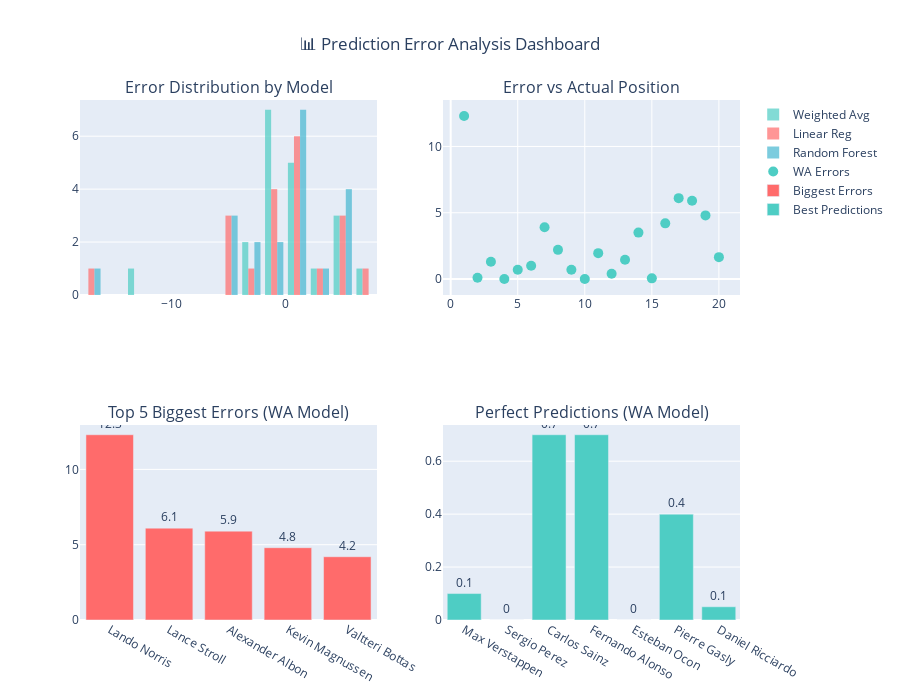

Notebook source saved alongside this figure:
### Markdown cell above
## 📊 Error Analysis Dashboard

### Code cell
# Error analysis
def create_error_analysis():
    fig = make_subplots(
        rows=2, cols=2,
        subplot_titles=(
            'Error Distribution by Model',
            'Error vs Actual Position', 
            'Top 5 Biggest Errors (WA Model)',
            'Perfect Predictions (WA Model)'
        )
    )
    
    # Error distribution
    models = ['pred_weighted_avg', 'pred_linear_reg', 'pred_random_forest']
    model_names = ['Weighted Avg', 'Linear Reg', 'Random Forest']
    colors = ['#4ECDC4', '#FF6B6B', '#45B7D1']
    
    for i, (model, name, color) in enumerate(zip(models, model_names, colors)):
        errors = predictions['actual_position'] - predictions[model]
        fig.add_trace(
            go.Histogram(x=errors, name=name, opacity=0.7, marker_color=color),
            row=1, col=1
        )
    
    # Error vs position (Weighted Average)
    wa_errors = abs(predictions['actual_position'] - predictions['pred_weighted_avg'])
    fig.add_trace(
        go.Scatter(
            x=predictions['actual_position'],
            y=wa_errors,
            mode='markers',
            marker=dict(size=10, color='#4ECDC4'),
            text=predictions['driver_name'],
            name='WA Errors'
        ),
        row=1, col=2
    )
    
    # Top 5 biggest errors
    biggest_errors = predictions.nlargest(5, 'WA_Error')
    fig.add_trace(
        go.Bar(
            x=biggest_errors['driver_name'],
            y=biggest_errors['WA_Error'],
            marker_color='#FF6B6B',
            text=biggest_errors['WA_Error'].round(1),
            textposition='outside',
            name='Biggest Errors'
        ),
        row=2, col=1
    )
    
    # Perfect/near-perfect predictions
    good_predictions = predictions[predictions['WA_Error'] <= 1]
    fig.add_trace(
        go.Bar(
            x=good_predictions['driver_name'],
            y=good_predictions['WA_Error'],
            marker_color='#4ECDC4',
            text=good_predictions['WA_Error'].round(1),
            textposition='outside',
            name='Best Predictions'
        ),
        row=2, col=2
    )
    
    fig.update_layout(
        height=700,
        title_text="📊 Prediction Error Analysis Dashboard",
        title_x=0.5,
        showlegend=True
    )
    
    return fig

# Add error columns
predictions['WA_Error'] = abs(predictions['actual_position'] - predictions['pred_weighted_avg'])
predictions['LR_Error'] = abs(predictions['actual_position'] - predictions['pred_linear_reg'])
predictions['RF_Error'] = abs(predictions['actual_position'] - predictions['pred_random_forest'])

error_fig = create_error_analysis()
error_fig.show()

### Figure 1 — Plotly figure (JSON) as saved in the notebook; plotly's stock layout.template omitted (floating-point values rounded to 4 significant figures)
{"data": [{"marker": {"color": "#4ECDC4"}, "name": "Weighted Avg", "opacity": 0.7, "type": "histogram", "x": [-12.3, 0.1, -1.3, 0.0, 0.7, -1.0, -3.9, 2.2, -0.7, 0.0, -1.95, -0.4, -1.45, -3.5, -0.05, 4.2, 6.1, 5.9, 4.8, 1.65], "xaxis": "x", "yaxis": "y"}, {"marker": {"color": "#FF6B6B"}, "name": "Linear Reg", "opacity": 0.7, "type": "histogram", "x": [-16.19, 1.191, -1.072, 1.129, 1.303, -0.05319, -4.429, 3.446, 1.296, 1.117, -3.53, -1.101, -5.083, -4.58, 1.303, 5.375, 5.945, 6.159, 5.325, -0.1377], "xaxis": "x", "yaxis": "y"}, {"marker": {"color": "#45B7D1"}, "name": "Random Forest", "opacity": 0.7, "type": "histogram", "x": [-16.36, 0.82, -0.06, 0.39, 0.82, -0.93, -5.38, 2.48, 0.54, 0.85, -3.73, -3.04, -4.75, -5.09, 1.21, 5.66, 4.42, 5.56, 4.48, 0.67], "xaxis": "x", "yaxis": "y"}, {"marker": {"color": "#4ECDC4", "size": 10}, "mode": "markers", "name": "WA Errors", "text": ["Lando Norris", "Max Verstappen", "Charles Leclerc", "Sergio Perez", "Carlos Sainz", "Lewis Hamilton", "Yuki Tsunoda", "George Russell", "Fernando Alonso", "Esteban Ocon", "Nico Hulkenberg", "Pierre Gasly", "Oscar Piastri", "Guanyu Zhou", "Daniel Ricciardo", "Valtteri Bottas", "Lance Stroll", "Alexander Albon", "Kevin Magnussen", "Logan Sargeant"], "type": "scatter", "x": [1.0, 2.0, 3.0, 4.0, 5.0, 6.0, 7.0, 8.0, 9.0, 10.0, 11.0, 12.0, 13.0, 14.0, 15.0, 16.0, 17.0, 18.0, 19.0, 20.0], "xaxis": "x2", "y": [12.3, 0.1, 1.3, 0.0, 0.7, 1.0, 3.9, 2.2, 0.7, 0.0, 1.95, 0.4, 1.45, 3.5, 0.05, 4.2, 6.1, 5.9, 4.8, 1.65], "yaxis": "y2"}, {"marker": {"color": "#FF6B6B"}, "name": "Biggest Errors", "text": [12.3, 6.1, 5.9, 4.8, 4.2], "textposition": "outside", "type": "bar", "x": ["Lando Norris", "Lance Stroll", "Alexander Albon", "Kevin Magnussen", "Valtteri Bottas"], "xaxis": "x3", "y": [12.3, 6.1, 5.9, 4.8, 4.2], "yaxis": "y3"}, {"marker": {"color": "#4ECDC4"}, "name": "Best Predictions", "text": [0.1, 0.0, 0.7, 0.7, 0.0, 0.4, 0.1], "textposition": "outside", "type": "bar", "x": ["Max Verstappen", "Sergio Perez", "Carlos Sainz", "Fernando Alonso", "Esteban Ocon", "Pierre Gasly", "Daniel Ricciardo"], "xaxis": "x4", "y": [0.1, 0.0, 0.7, 0.7, 0.0, 0.4, 0.05], "yaxis": "y4"}], "layout": {"annotations": [{"font": {"size": 16}, "showarrow": false, "text": "Error Distribution by Model", "x": 0.225, "xanchor": "center", "xref": "paper", "y": 1, "yanchor": "bottom", "yref": "paper"}, {"font": {"size": 16}, "showarrow": false, "text": "Error vs Actual Position", "x": 0.775, "xanchor": "center", "xref": "paper", "y": 1, "yanchor": "bottom", "yref": "paper"}, {"font": {"size": 16}, "showarrow": false, "text": "Top 5 Biggest Errors (WA Model)", "x": 0.225, "xanchor": "center", "xref": "paper", "y": 0.375, "yanchor": "bottom", "yref": "paper"}, {"font": {"size": 16}, "showarrow": false, "text": "Perfect Predictions (WA Model)", "x": 0.775, "xanchor": "center", "xref": "paper", "y": 0.375, "yanchor": "bottom", "yref": "paper"}], "height": 700, "showlegend": true, "title": {"text": "📊 Prediction Error Analysis Dashboard", "x": 0.5}, "xaxis": {"anchor": "y", "domain": [0, 0.45]}, "xaxis2": {"anchor": "y2", "domain": [0.55, 1]}, "xaxis3": {"anchor": "y3", "domain": [0, 0.45]}, "xaxis4": {"anchor": "y4", "domain": [0.55, 1]}, "yaxis": {"anchor": "x", "domain": [0.625, 1]}, "yaxis2": {"anchor": "x2", "domain": [0.625, 1]}, "yaxis3": {"anchor": "x3", "domain": [0, 0.375]}, "yaxis4": {"anchor": "x4", "domain": [0, 0.375]}}}
